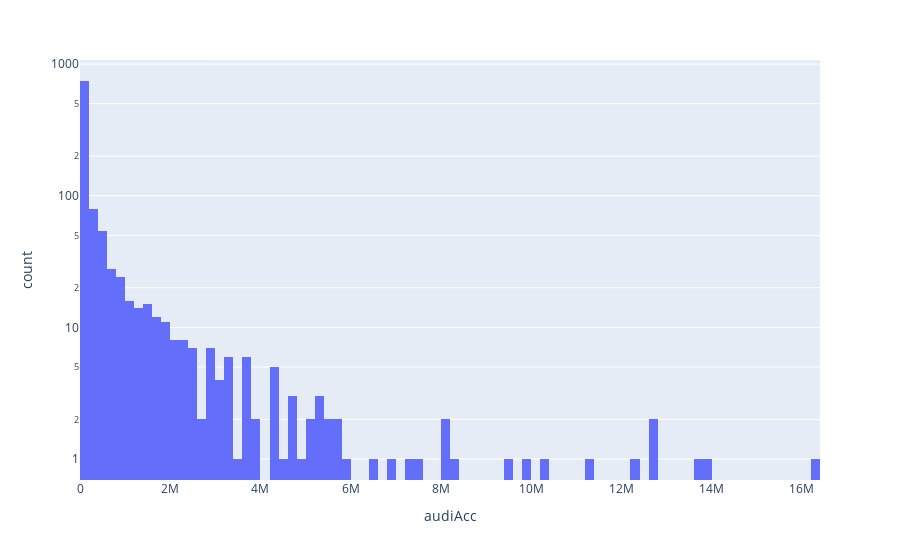

The code cell stored with this chart in its notebook:
### Code cell
px.histogram(df, x = 'audiAcc', log_y = True)

### Figure 1 — Plotly figure (JSON) as saved in the notebook; plotly's stock layout.template omitted (floating-point values rounded to 4 significant figures; data arrays with more than 128 entries replaced by an {"elided": "..."} marker saying what was removed)
{"data": [{"alignmentgroup": "True", "bingroup": "x", "hovertemplate": "audiAcc=%{x}<br>count=%{y}<extra></extra>", "legendgroup": "", "marker": {"color": "#636efa", "pattern": {"shape": ""}}, "name": "", "offsetgroup": "", "orientation": "v", "showlegend": false, "type": "histogram", "x": {"elided": "1085 int values"}, "xaxis": "x", "yaxis": "y"}], "layout": {"barmode": "relative", "legend": {"tracegroupgap": 0}, "margin": {"t": 60}, "xaxis": {"anchor": "y", "domain": [0, 1], "title": {"text": "audiAcc"}}, "yaxis": {"anchor": "x", "domain": [0, 1], "title": {"text": "count"}, "type": "log"}}}
